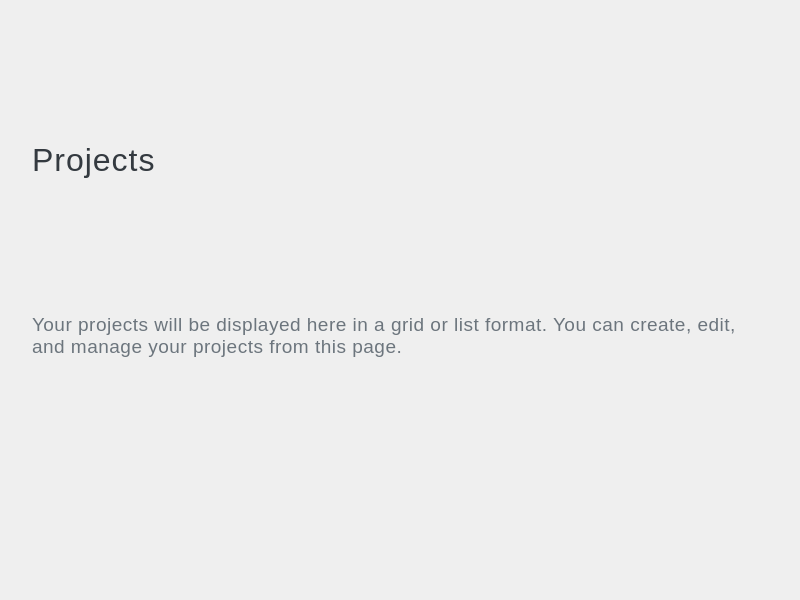
<?xml version="1.0" encoding="UTF-8"?>
<ui version="4.0">
 <class>ProjectsPage</class>
 <widget class="QWidget" name="ProjectsPage">
  <property name="geometry">
   <rect>
    <x>0</x>
    <y>0</y>
    <width>800</width>
    <height>600</height>
   </rect>
  </property>
  <property name="windowTitle">
   <string>Projects</string>
  </property>
  <layout class="QVBoxLayout" name="verticalLayout">
   <property name="leftMargin">
    <number>32</number>
   </property>
   <property name="topMargin">
    <number>32</number>
   </property>
   <property name="rightMargin">
    <number>32</number>
   </property>
   <property name="bottomMargin">
    <number>32</number>
   </property>
   <item>
    <widget class="QLabel" name="pageTitle">
     <property name="font">
      <font>
       <pointsize>24</pointsize>
       <weight>300</weight>
      </font>
     </property>
     <property name="styleSheet">
      <string notr="true">QLabel {
    color: #343a40;
    font-weight: 300;
    letter-spacing: 1px;
}</string>
     </property>
     <property name="text">
      <string>Projects</string>
     </property>
    </widget>
   </item>
   <item>
    <spacer name="verticalSpacer">
     <property name="orientation">
      <enum>Qt::Vertical</enum>
     </property>
     <property name="sizeType">
      <enum>QSizePolicy::Fixed</enum>
     </property>
     <property name="sizeHint" stdset="0">
      <size>
       <width>20</width>
       <height>20</height>
      </size>
     </property>
    </spacer>
   </item>
   <item>
    <widget class="QLabel" name="projectsContent">
     <property name="font">
      <font>
       <pointsize>14</pointsize>
       <weight>300</weight>
      </font>
     </property>
     <property name="styleSheet">
      <string notr="true">QLabel {
    color: #6c757d;
    font-weight: 300;
    letter-spacing: 0.5px;
}</string>
     </property>
     <property name="text">
      <string>Your projects will be displayed here in a grid or list format. You can create, edit, and manage your projects from this page.</string>
     </property>
     <property name="alignment">
      <set>Qt::AlignTop</set>
     </property>
     <property name="wordWrap">
      <bool>true</bool>
     </property>
    </widget>
   </item>
  </layout>
 </widget>
 <resources/>
 <connections/>
</ui>
